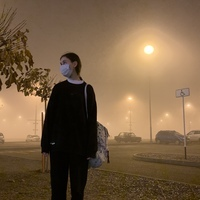
#> input picture lab_3/noise/resources/1/resource.jpeg, 200 x 200 px
$ python main.py
#> lines starting #> are read from the running program, lines starting #| are printed output that depends on the picture
import cv2
import matplotlib.pyplot as plt
import numpy as np
from pathlib import Path


def draw_image(img, saving_folder, saving_name):
    plt.tick_params(labelsize=0, length=0)
    plt.imshow(img, cmap='gray')
    Path(saving_folder).mkdir(parents=True, exist_ok=True)
    plt.savefig(saving_folder + saving_name, bbox_inches='tight', pad_inches=0)
    plt.show()


def draw_graph(arr, x_label, y_label, saving_folder, saving_name):
    plt.bar(np.arange(len(arr)), arr)
    plt.grid(True)
    plt.xlabel(x_label)
    plt.ylabel(y_label)
    Path(saving_folder).mkdir(parents=True, exist_ok=True)
    plt.savefig(saving_folder + saving_name, bbox_inches='tight', pad_inches=0)
    plt.show()


def add_noise(image):
    row, col = image.shape
    mean = 0
    # var = 0.1
    sigma = 10 # var ** 0.5
    gauss = np.random.normal(mean, sigma, (row, col))
    draw_image(gauss, 'out/' + "1", '/only_noise_img.jpg')
    gauss = gauss.reshape(row, col)
    noisy = image + gauss
    return noisy


def main_func():
    source_folder_number = 1
    img_extension = "jpeg"

    # чтение изображения
    img = cv2.imread('resources/' + str(source_folder_number) + '/resource.' + img_extension, cv2.IMREAD_GRAYSCALE).astype(np.int32)
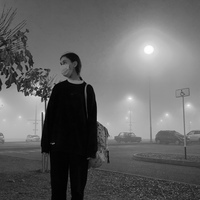
#> img: shape (200, 200) int32; min 0, max 255, mean 100.5
    draw_image(img, 'out/' + str(source_folder_number), '/resource_img.' + img_extension)

    #наложение шума
    new_image = add_noise(img)
#> call 2 of draw_image, with saving_folder = 'out/1', saving_name = '/only_noise_img.jpg'
#> in draw_image (call 2), `plt.savefig(saving_folder + saving_name, bbox_inches='tight', pad_inch..`:
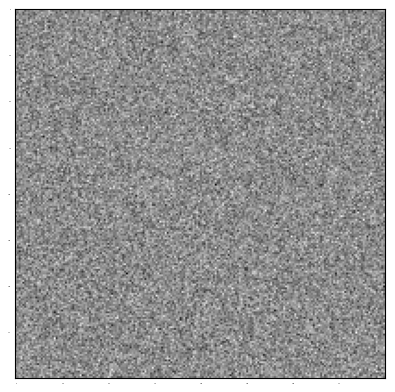
#> figure drawn by matplotlib, 1 panel
#> in add_noise, `draw_image(gauss, 'out/' + "1", '/only_noise_img.jpg')`:
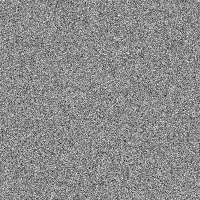
#> gauss: shape (200, 200) float64; min -46.6, max 38.32, mean 0; drawn with min black and max white
#> in add_noise, `noisy = image + gauss`:
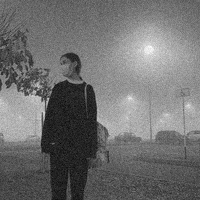
#> noisy: shape (200, 200) float64; min -39.6, max 278.3, mean 100.4; drawn with min black and max white
    draw_image(new_image, 'out/' + str(source_folder_number), '/noise_img.' + img_extension)


if __name__ == '__main__':
    main_func()

$ run again, with lab_3/noise/resources/1/1.jpeg copied over lab_3/noise/resources/1/resource.jpeg
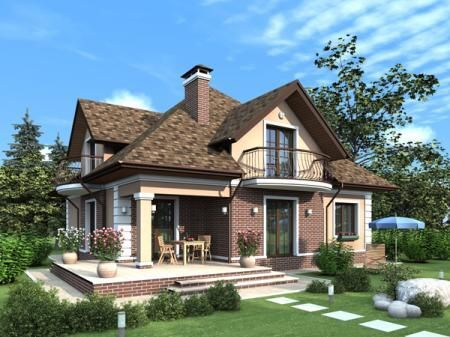
#> input picture lab_3/noise/resources/1/1.jpeg, 450 x 337 px
#> in add_noise, `draw_image(gauss, 'out/' + "1", '/only_noise_img.jpg')`:
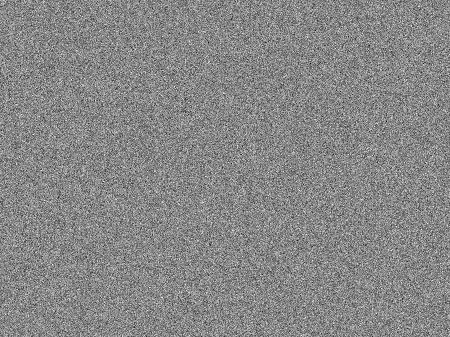
#> gauss: shape (337, 450) float64; min -48.52, max 42.86, mean 0; drawn with min black and max white
#> in add_noise, `noisy = image + gauss`:
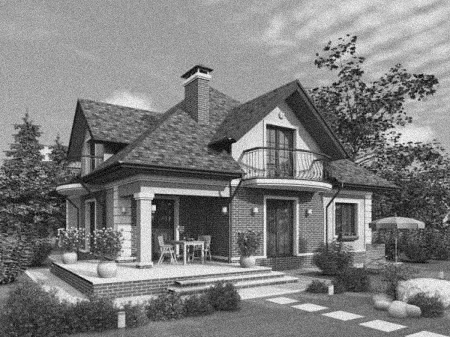
#> noisy: shape (337, 450) float64; min -23.66, max 284.8, mean 129.7; drawn with min black and max white
